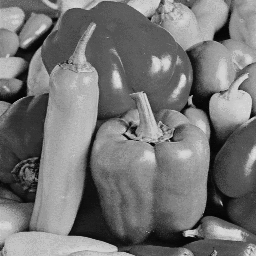
%> input picture imresize x2 & steganography/Q4/LR_Peppers.tif, 256 x 256 px
$ octave Q4.m   (GNU Octave 9; MATLAB toolbox functions it lacks are replaced by stand-ins)
%> lines starting %> are read from the running program, lines starting %| are printed output that depends on the picture
### imresize x2 & steganography/My_Imresize_ED.m
function Output_Image = My_Imresize_ED(Input_Image, Resizing_Factor)
row_size=size(Input_Image,1);
column_size=size(Input_Image,2);

Output_Image = zeros(ceil(row_size*Resizing_Factor), ceil(column_size*Resizing_Factor));

for i = 1: size(Output_Image, 1)
    for j = 1: size(Output_Image, 2)
        x = abs(i/Resizing_Factor - floor(i/Resizing_Factor));
        y = abs(j/Resizing_Factor - floor(j/Resizing_Factor));

        %calculate Euclidean Distance
        ED_a=abs(x)+abs(y);
        ED_b=abs(1-x)+abs(y);
        ED_c=abs(x)+abs(1-y);
        ED_d=abs(1-x)+abs(1-y);


        i_estimated = ceil(i/Resizing_Factor);
        j_estimated = ceil(j/Resizing_Factor);

        %for exeption handling
        if (i_estimated>row_size || j_estimated>column_size)
            break;
        end

        %find a
        if(i_estimated == 1 && j_estimated == 1)
            a = Input_Image(1, 1);
        elseif(i_estimated == 1)
            a = Input_Image(1, j_estimated-1);
        elseif(j_estimated==1)
            a = Input_Image(i_estimated,1);
        elseif(i_estimated ~= 1 && j_estimated ~=1)
            a = Input_Image(i_estimated-1, j_estimated-1);
        end

        %find b
        if(i_estimated == 1)
            b = Input_Image(1, j_estimated);
        else
            b = Input_Image(i_estimated-1, j_estimated);
        end

        %find c
        if(j_estimated == 1)
            c = Input_Image(i_estimated, 1);
        else
            c = Input_Image(i_estimated, j_estimated-1);
        end
        d = Input_Image(i_estimated, j_estimated);

        e=(ED_a/4)*a+(ED_b/4)*b+(ED_c/4)*c+(ED_d/4)*d;

        Output_Image(i, j) = e;
    end
end

end

### imresize x2 & steganography/MY_MSE.m
function MSE = MY_MSE(I, J)
    MSE = sum(sum((I-J).^2))/(numel(I));
end

### imresize x2 & steganography/MY_PSNR.m
function PSNR = MY_PSNR(I, J)
    max_possible_lighting = 1;
    PSNR = 10 * log10((double(max_possible_lighting) ^ 2) / MY_MSE(I,J));
end

### imresize x2 & steganography/Q4.m
% Amirreza Hosseini
%      9820363

%clear workspace and console
clc;clear;clear All;

%main program

Resizing_factor=2;

%Gray scale X2 resize test
I=im2double(imread("Q4\LR_Peppers.tif"));
%> I: size 256x256 double; min 0, max 0.867, mean 0.458

bilinear_img = imresize(I,Resizing_factor,'bilinear');
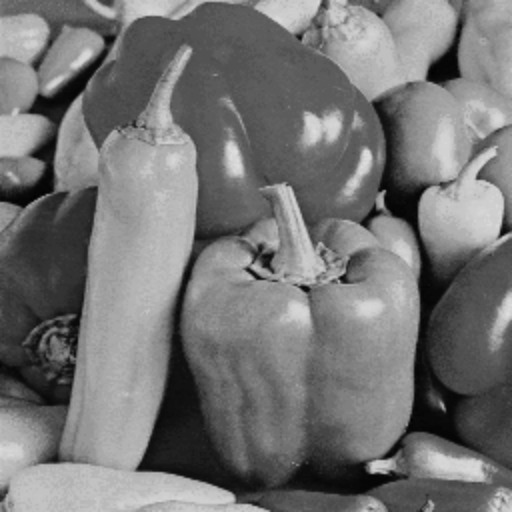
%> bilinear_img: size 512x512 double; min 0.0103, max 0.867, mean 0.458

nearest_img = imresize(I,Resizing_factor,"nearest");

ED_img=My_Imresize_ED(I,Resizing_factor);
%> after the loop in My_Imresize_ED, `for i = 1: size(Output_Image, 1)`:
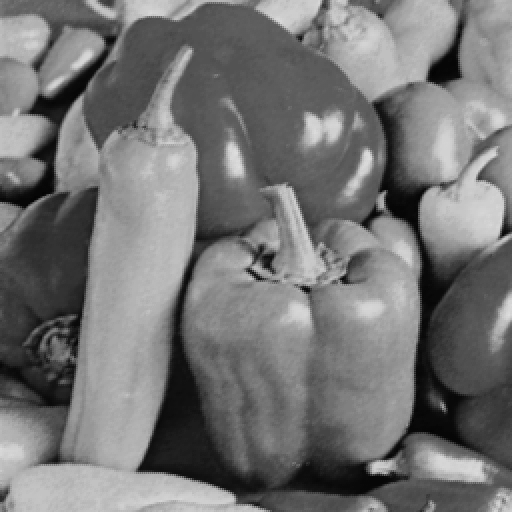
%> Output_Image: size 512x512 double; min 0.0118, max 0.867, mean 0.458
%> after the loop in My_Imresize_ED, `for i = 1: size(Output_Image, 1)`: a = 0.757; b = 0.804

bicubic_img = imresize(I,2,'bicubic');
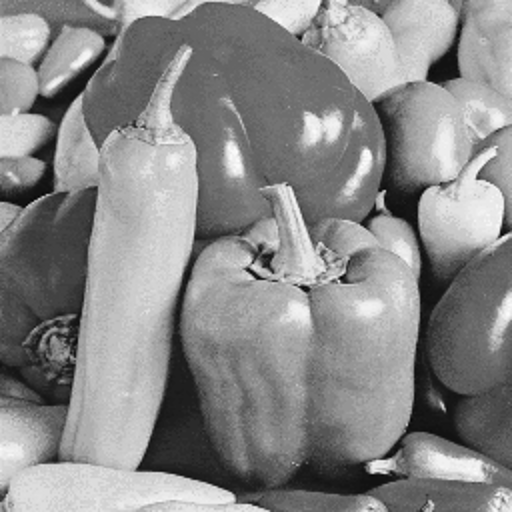
%> bicubic_img: size 512x512 double; min -0.0456, max 0.889, mean 0.458; drawn with min black and max white

tic
bilinear_img_suggest = imresize(I,Resizing_factor,'bilinear');
bicubic_img_suggest = imresize(I,Resizing_factor,'bicubic');
nearest_img_suggest = imresize(I,Resizing_factor,"nearest");

%suggested weights
% alpha = 0.81;
% beta = 0.18;
% gamma=0.01;

%calculate value of alpha,beta and gamma depend on I
denominator=16*(sum(sum(abs(bilinear_img_suggest-nearest_img_suggest))))+...
4*(sum(sum(abs(bicubic_img_suggest-nearest_img_suggest))))+1*(sum(sum(abs(bicubic_img_suggest-bilinear_img_suggest))));
%> denominator = 66878.8

alpha =  16*((sum(sum(abs(bilinear_img_suggest-nearest_img_suggest))))/denominator);
%> alpha = 0.807
beta =  4*((sum(sum(abs(bicubic_img_suggest-nearest_img_suggest))))/denominator);
%> beta = 0.174
gamma =  1*((sum(sum(abs(bicubic_img_suggest-bilinear_img_suggest))))/denominator);
%> gamma = 0.0198

%summation of alpha, beta and gamma should be 1
%alpha,beta and gamma could be tunned

suggestion_img = alpha * bicubic_img_suggest + beta * bilinear_img_suggest+ gamma *nearest_img_suggest;
toc

J=im2double(imread("Q4\Peppers.tif"));
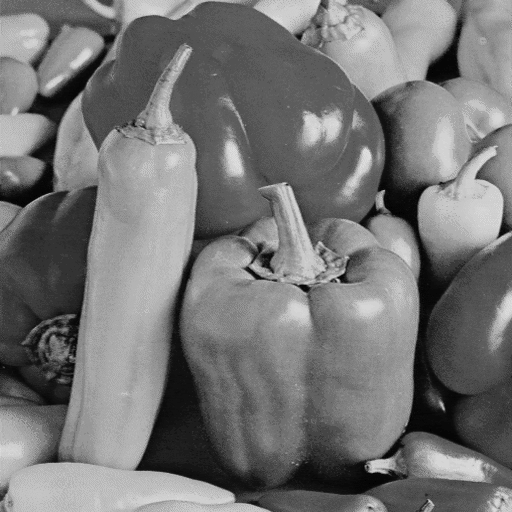
%> input picture imresize x2 & steganography/Q4/Peppers.tif, 512 x 512 px
%> J: size 512x512 double; min 0, max 0.867, mean 0.458; mean of the top-left, top-right, bottom-left and bottom-right quarters 0.453, 0.518, 0.46, 0.403

NN_PSNR = MY_PSNR(nearest_img,J);
%> in MY_MSE, `MSE = sum(sum((I-J).^2))/(numel(I));`: MSE = 0.00154
%> in MY_PSNR, `PSNR = 10 * log10((double(max_possible_lighting) ^ 2) / MY_MSE(I,J));`: PSNR = 28.11
%> NN_PSNR = 28.11
BL_PSNR = MY_PSNR(bilinear_img,J);
%> BL_PSNR = 29.96
% my_bilinear_PSNR = MY_PSNR(my_bilinear_img,J);
ED_PSNR=MY_PSNR(ED_img,J);
%> ED_PSNR = 25.4
bicubic_PSNR = MY_PSNR(bicubic_img,J);
%> bicubic_PSNR = 29.73
suggestion_PSNR = MY_PSNR(suggestion_img,J);
%> suggestion_PSNR = 29.8

imshow([nearest_img bilinear_img suggestion_img bicubic_img J],[]);
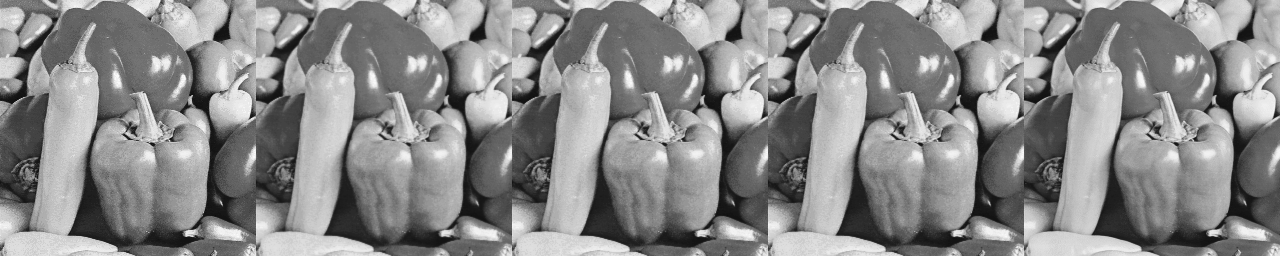
%> displayed picture: size 512x2560, on the screen's scale of 0 to 255 (shown at 1/2 size); min 0, max 255, mean 137.5

%show all psnrs as title
title({['NN PSNR=' num2str(NN_PSNR)  '   BL PSNR=' num2str(BL_PSNR)  '   ED PSNR=' num2str(ED_PSNR) ...
    '   BC PSNR=' num2str(bicubic_PSNR) '   My Way PSNR=' num2str(suggestion_PSNR)]});
